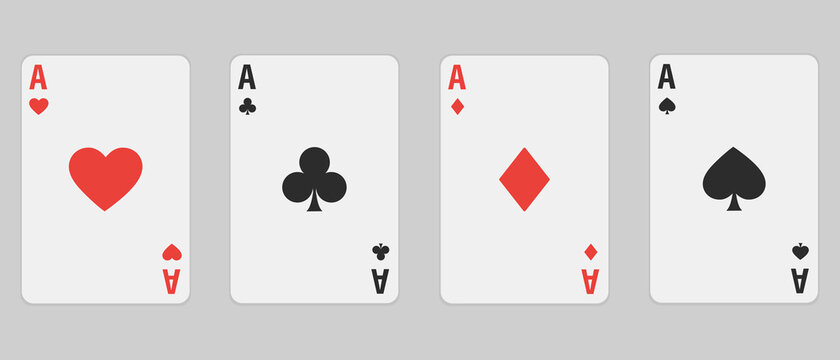
#> input picture CV2/images/ACards.jpg, 840 x 360 px, found by its file name
$ python get_1_card.py
#> lines starting #> are read from the running program, lines starting #| are printed output that depends on the picture; after the words box and inside, x2 and y2 are one past the last pixel; in counts of white or black regions, pixels touching at a corner belong together
import cv2
import numpy as np

img = cv2.imread("images/Acards.jpg")
#> img is the input picture: shape (360, 840, 3); mean B, G, R 216.8, 216.9, 220.6

width, height = 250,350
pts1 = np.float32([[20,56],[188,55],[22,302],[188,301]])
pts2 = np.float32([[0,0], [width, 0],[0, height], [width, height]])

matrix = cv2.getPerspectiveTransform(pts1,pts2)
imgOutput = cv2.warpPerspective(img, matrix,(width,height))
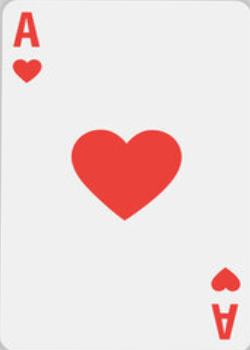
#> imgOutput: shape (350, 250, 3); mean B, G, R 221.4, 222.1, 239.1

for i in range(0,4):
    cv2.circle(img, (int(pts1[i][0]), int(pts1[i][1])),5,(0,0,255), cv2.FILLED)
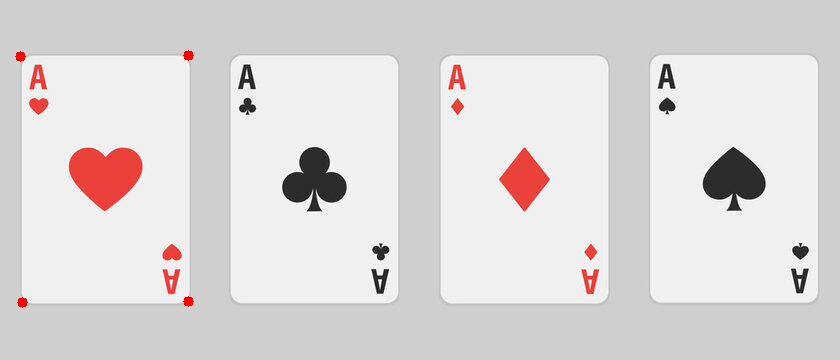
#> img: shape (360, 840, 3); 0.11% of pixels changed, all inside (x1, y1, x2, y2) = (15, 50, 194, 308)

cv2.imshow("Original Images", img)
cv2.imshow("Output Images", imgOutput)

cv2.waitKey(0)
